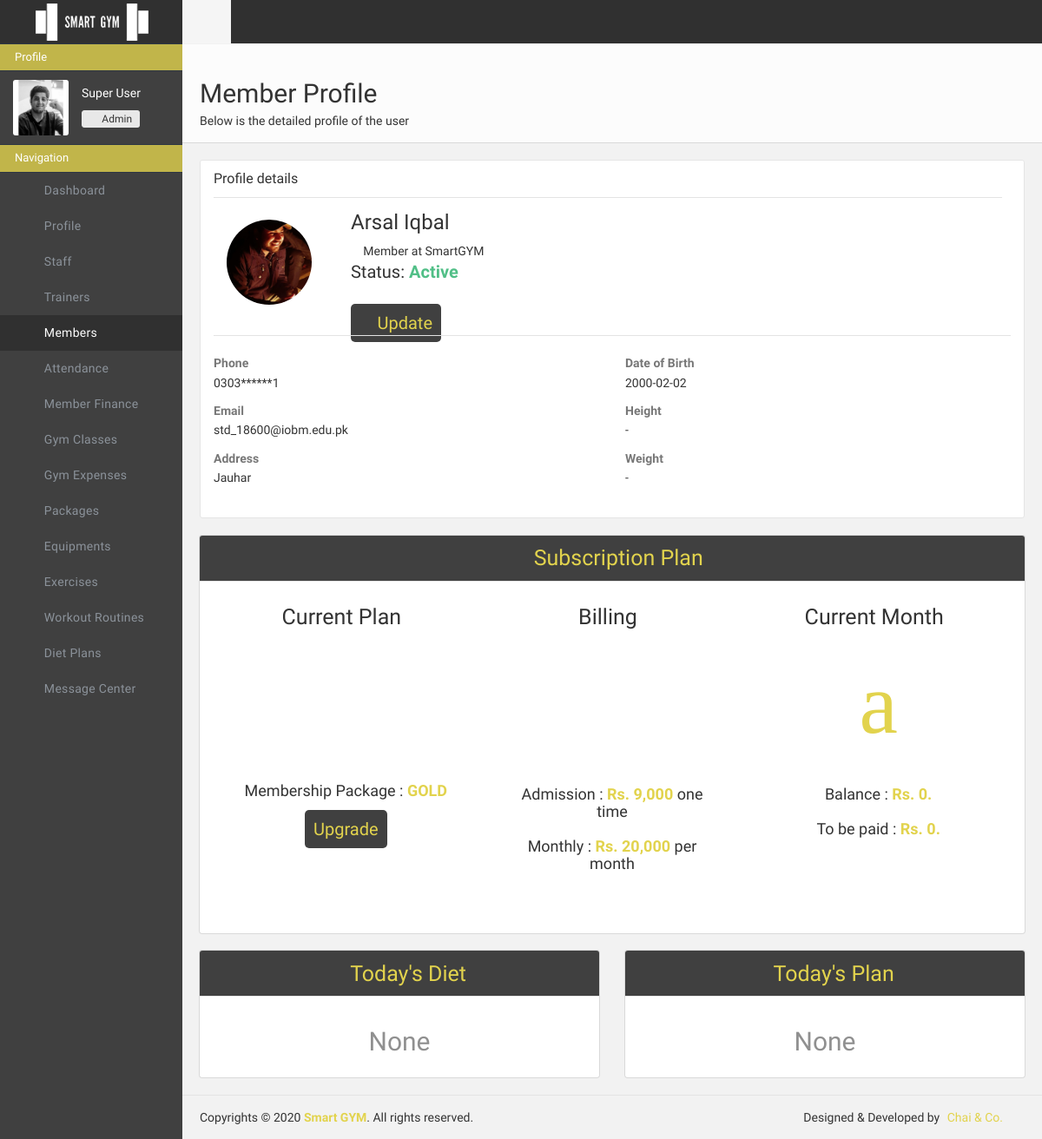
Page /adminportal/membersprofile/mem6 (signed in) on the earlier database version.
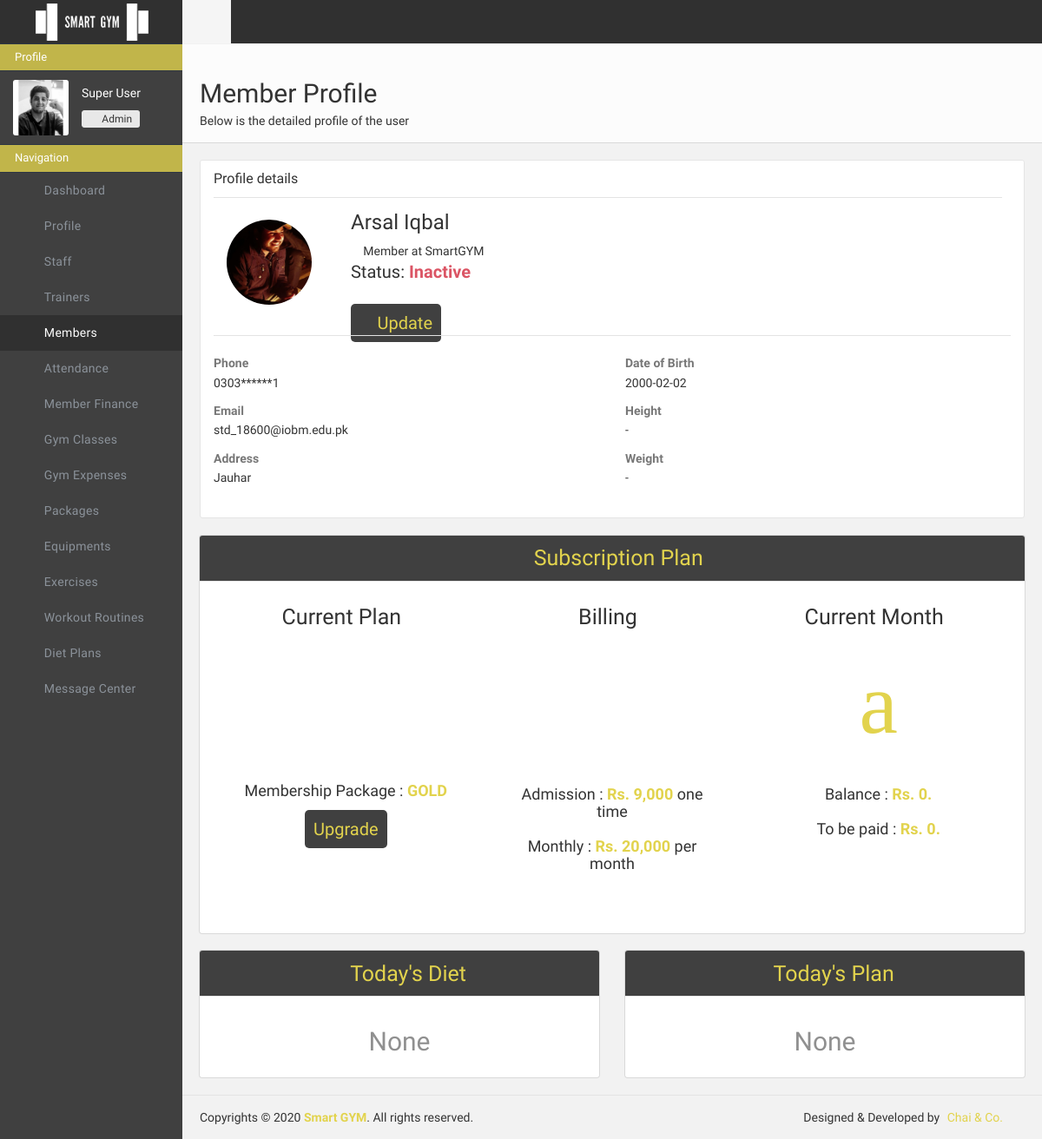
Same page on the later database version.
### adminportal/views.py (the view, shortened to what this page needs)
# urls.py: path('membersprofile/<str:memid>', views.membersprofile, name="adminportal-membersprofile"),
def membersprofile(request, memid):
    if "userid" in request.session and request.session["userrole"] == "Admin" :
        params={"nodietexist":0, "noroutineexist":0}
        try:
            params["member"] = MemberData.objects.filter(member_id=memid)[0]
        except Exception:
            return redirect("/adminportal/members/")
        days = ("monday","tuesday","wednesday","thursday","friday","saturday","sunday")
        if params["member"].member_diet == "":
            params["nodietexist"] = 1
        else:
            diet = json.loads(DietData.objects.filter(diet_id = params["member"].member_diet)[0].diet_json)
            params["diet"] = diet[days[datetime.datetime.now().weekday()]]
        if params["member"].member_routine == "":
            params["noroutineexist"] = 1
        package = PackageData.objects.filter(package_id = params["member"].member_package)[0]
        package_dict = {
            "name": package.package_name,
            "admission": '{:,}'.format(package.package_admission),
            "price": '{:,}'.format(package.package_price)
        }
        params["package"] = package_dict
        due_payment = FinanceData.objects.filter(finance_member_id=memid)[0]
        params["payment"] = {
            "due": '{:,}'.format(due_payment.finance_due),
            "balance": '{:,}'.format(due_payment.finance_balance)
        }
        return render(request, 'adminportal/memberprofile.html', params)
    else:
        return redirect('/adminportal/login/')

### adminportal/templates/adminportal/memberprofile.html (shortened to what the changed rows need)
{% load static %}
<!doctype html>
<html class="no-js">
    <head>
        <link href="{% static 'adminportal/css/icons.css'%}" rel="stylesheet" />
        <link href="{% static 'adminportal/css/bootstrap.css'%}" rel="stylesheet" />
        <link href="{% static 'adminportal/css/plugins.css'%}" rel="stylesheet" />
        <link href="{% static 'adminportal/css/main.css'%}" rel="stylesheet" />
        <link href="{% static 'adminportal/css/custom.css'%}" rel="stylesheet" />
    </head>
    <body>
        <div id="wrapper">
            <div class="page-content sidebar-page clearfix">
                <div class="page-content-wrapper">
                    <div class="page-content-inner">
                        <div id="page-header" class="clearfix">
                            <div class="page-header">
                                <h2>Member Profile</h2>
                            </div>
                        </div>
                        <div class="row">
                            <div class="col-lg-12 col-md-12 col-sm-12 col-xs-12">
                                <div class="panel panel-default plain">
                                    <div class="panel-body">
                                        <div class="row profile">
                                            <div class="col-md-8">
                                                <div class="profile-name">
                                                    <p class="balance" style="margin-bottom: 30px; font-size: 20px;">
                                                        Status:
                                                        {% if member.member_status == "Active" %}
                                                            <span class="text-success" style="font-size: 20px;">Active</span>
                                                        {% else %}
                                                            <span class="text-danger" style="font-size: 20px;">Inactive</span>
                                                        {% endif %}
                                                    </p>
                                                </div>
                                            </div>
                                        </div>
                                    </div>
                                </div>
                            </div>
                        </div>
                        <div class="row" >
                            <div class="col-lg-6">
                                <div class="panel panel-default ">
                                    <div class="panel-body">
                                        {% if nodietexist == 1 %}
                                            <h2 style="text-align: center; text-justify: center; color: #909090;"> None </h2>
                                        {% endif %}
                                    </div>
                                </div>
                            </div>
                            <div class="col-lg-6">
                                <div class="panel panel-default ">
                                    <div class="panel-body">
                                        {% if noroutineexist == 1 %}
                                            <h2 style="text-align: center; text-justify: center; color: #909090;"> None </h2>
                                        {% endif %}
                                    </div>
                                </div>
                            </div>
                        </div>
                        </div>
                    </div>
                </div>
            </div>
    </body>
</html>

Differences in the rows shown:
changed MemberData "Arsal Iqbal": member_status "Active" → "Inactive" (drawn)
Other differences:
text no longer shown: "Active"
text now shown: "Inactive"
